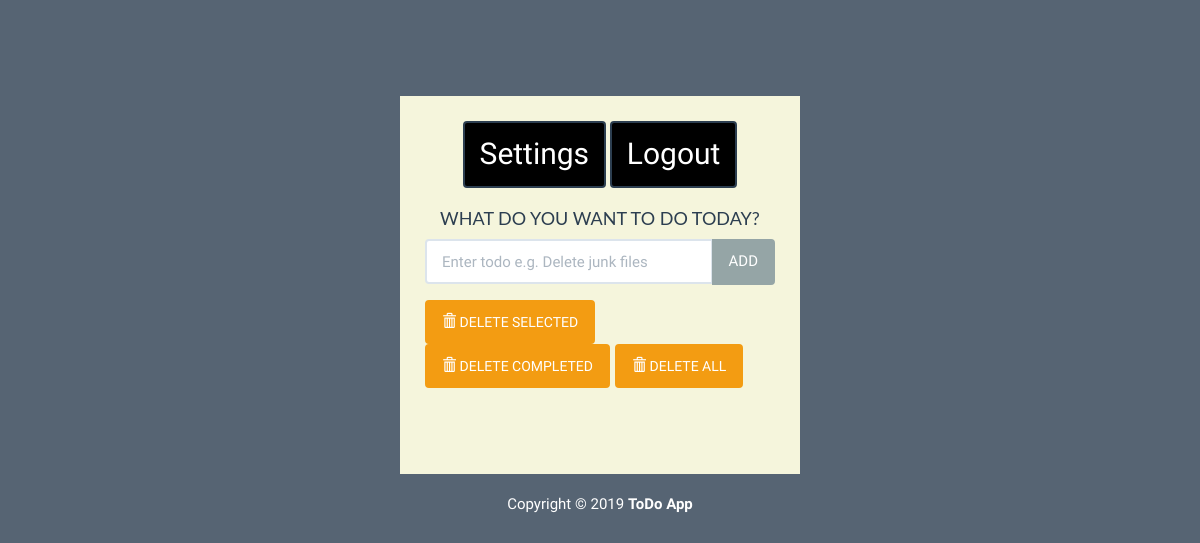
Before: /mainpage/ (signed in) with the older database file.
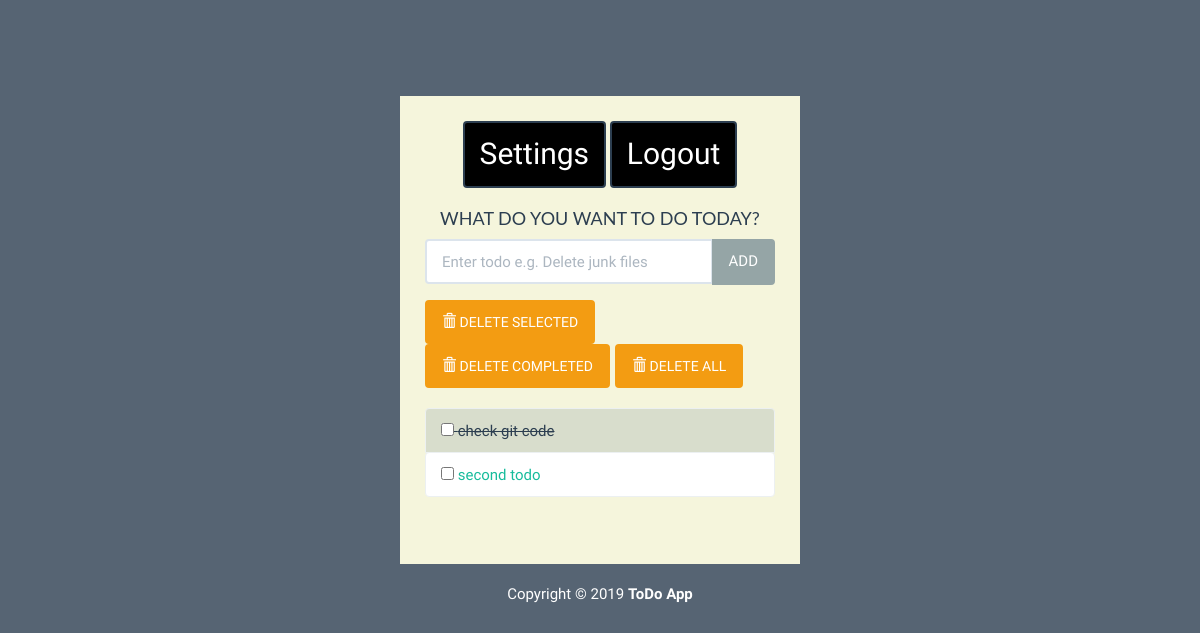
After: the same page with the newer database file.
### todo/models.py (models this page shows, shortened)
class TodoModel(models.Model):
    title = models.CharField(max_length=40)
    completed = models.BooleanField(default=False)
    date_posted = models.DateTimeField(default=timezone.now)
    author = models.ForeignKey(User, on_delete=models.CASCADE)

### todo/views.py (the view)
# urls.py: path('mainpage/', views.mainpage, name='mainpage'),
@login_required
def mainpage(request):
    todo_list = TodoModel.objects.filter(author=request.user).order_by('date_posted')
    form = TodoForm()
    context = {
        "todo_list": todo_list,
        "form": form,
        "title": "main"
    }
    return render(request, 'todo/mainpage.html', context)

### todo/forms.py
class TodoForm(forms.Form):
    title = forms.CharField(max_length=40,
                            widget= forms.TextInput(
                                attrs={'class': 'form-control', 'placeholder': 'Enter todo e.g. Delete junk files',
                                       'aria-label': 'Todo', 'aria-describedby': 'add-btn'}
                            ))

### todo/templates/todo/mainpage.html (shortened to what this page needs)
{% extends "todo/layout.html" %}
	{% block content %}
			<div class="btn-group">
				<a href="{% url 'settings' %}"  class="btn btn-primary black-background white button-homepage">Settings</a>
			</div>
			<div class="btn-group">
				<a href="{% url 'logout_view' %}"  class="btn btn-primary black-background white button-homepage">Logout</a>
			</div>
		<h2>WHAT DO YOU WANT TO DO TODAY?</h2>
			<form action="{% url 'add' %}" method="POST" role="form">
				<div class="form-group">
					<div class="input-group">
						{{form.title }}
						<span class="input-group-btn">
							<button type="submit" class="btn btn-default" id="add-btn">ADD</button>
						</span>
					</div>
				</div>
			</form>
			<div class="row t10">
				<div class="col-lg-12">
					<div class="btn-toolbar">
						<div class="btn-group">
							<form action="{% url 'delete_selected' %}">
								<button type="submit" class="btn btn-warning button-text-size">
									<i class="glyphicon glyphicon-trash"></i> DELETE SELECTED
								</button>
						</div>
						<div class="btn-group">
							<a href="{% url 'delete_completed' %}">
								<button type="button" class="btn btn-warning button-text-size">
									<i class="glyphicon glyphicon-trash"></i> DELETE COMPLETED
								</button>
							</a>
						</div>
						<div class="btn-group">
							<a href="{% url 'delete_all' %}">
								<button type="button" class="btn btn-warning button-text-size">
									<i class="glyphicon glyphicon-trash"></i> DELETE ALL
								</button>
							</a>
						</div>
					</div>
				</div>
			</div>
			<ul class="list-group t20">
				{% for item in todo_list %}
					{% if item.completed %}
						<li class="list-group-item todo-completed">  <input type="checkbox" name="checks" value="{{item.id}}">  {{item.title}} </input></li>
					{% else %}
						<a href="{% url 'complete_todo' item.id %}"><li class="list-group-item ">  <input type="checkbox" name="checks" value="{{item.id}}">  {{item.title}} </input></li></a>
					{% endif %}
				{% endfor %}
				<br>
			</ul>
	{% endblock content %}

### todo/templates/todo/layout.html (shortened to what this page needs)
{% load static %}
<!DOCTYPE html>
<html lang="en">
	<head>
		<link rel="stylesheet" href="{% static 'todo/bs/css/flatly.min.css' %}" />
		<link rel="stylesheet" href="{% static 'todo/styles.css' %}" />
	</head>
	<body>
		<div class="container-fluid" id="wrapper"  >
			<div class="row">
				<div class="col-lg-4 col-lg-offset-4" id="content">
                    {% block content %} {% endblock content %}
				</div>
			</div>
		</div>
			<footer>
				<div class="row pad">
					<div class="col-lg-12 text-center">
						Copyright &copy; 2019 <strong>ToDo App</strong>
					</div>
				</div>
			</footer>
	</body>
</html>

### todo/static/todo/styles.css (style rules this page uses)
body { background: rgba(44, 62, 80, .8); font-family: 'Oswald', 'Futura', sans-serif; }
#wrapper { margin-top: 8% !important; }
ul { text-align: left; }
.black-background { background-color:#000000; }
.white { color:#ffffff; }
#content { background: beige; padding: 25px; text-align: center; }
.button-text-size { font-size:14px }
.button-homepage { font-size:30px }
#content > h2 { font-size: 18px; text-align: center; padding-top: 0; }
.t10 { margin-top: 10px; }
.t20 { margin-top: 20px; }
.todo-completed { text-decoration: line-through; background: rgba(149, 165, 166, .3); }
footer { margin-top: 20px; color: white; }

Changed rows visible on the page:
added TodoModel: title "check git code"
added TodoModel: title "second todo"
